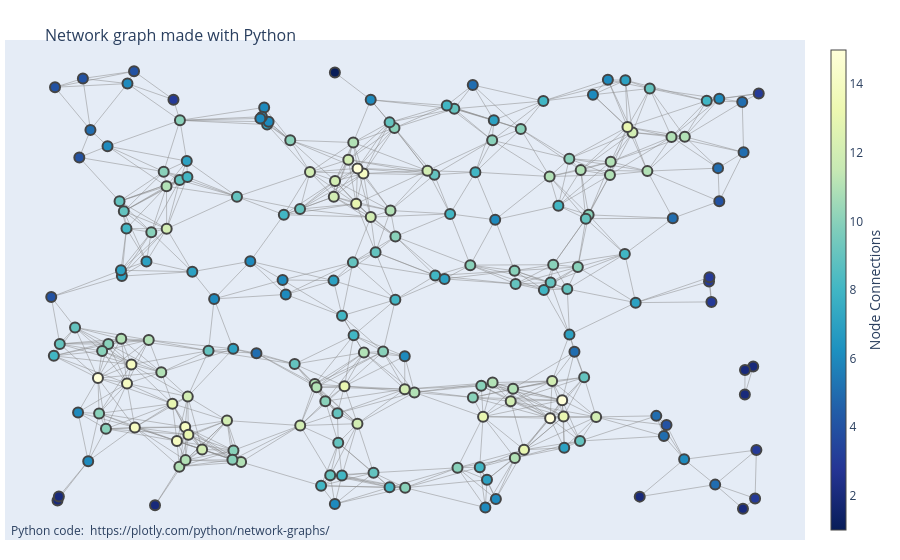

Write notebook code for a chart like this one.
### Code cell
fig = go.Figure(data=[edge_trace, node_trace],
             layout=go.Layout(
                title=dict(
                    text="<br>Network graph made with Python",
                    font=dict(
                        size=16
                    )
                ),
                showlegend=False,
                hovermode='closest',
                margin=dict(b=20,l=5,r=5,t=40),
                annotations=[ dict(
                    text="Python code: <a href='https://plotly.com/python/network-graphs/'> https://plotly.com/python/network-graphs/</a>",
                    showarrow=False,
                    xref="paper", yref="paper",
                    x=0.005, y=-0.002 ) ],
                xaxis=dict(showgrid=False, zeroline=False, showticklabels=False),
                yaxis=dict(showgrid=False, zeroline=False, showticklabels=False))
                )
fig.show()

### Figure 1 — Plotly figure (JSON) as saved in the notebook; plotly's stock layout.template omitted (floating-point values rounded to 4 significant figures; data arrays with more than 128 entries replaced by an {"elided": "..."} marker saying what was removed)
{"data": [{"hoverinfo": "none", "line": {"color": "#888", "width": 0.5}, "mode": "lines", "type": "scatter", "x": {"elided": "2562 float values"}, "y": {"elided": "2562 float values"}}, {"hoverinfo": "text", "marker": {"color": {"elided": "200 int values"}, "colorbar": {"thickness": 15, "title": {"side": "right", "text": "Node Connections"}, "xanchor": "left"}, "colorscale": [[0, "rgb(255,255,217)"], [0.125, "rgb(237,248,177)"], [0.25, "rgb(199,233,180)"], [0.375, "rgb(127,205,187)"], [0.5, "rgb(65,182,196)"], [0.625, "rgb(29,145,192)"], [0.75, "rgb(34,94,168)"], [0.875, "rgb(37,52,148)"], [1, "rgb(8,29,88)"]], "line": {"width": 2}, "reversescale": true, "showscale": true, "size": 10}, "mode": "markers", "text": {"elided": "200 str values"}, "type": "scatter", "x": {"elided": "200 float values"}, "y": {"elided": "200 float values"}}], "layout": {"annotations": [{"showarrow": false, "text": "Python code: <a href='https://plotly.com/python/network-graphs/'> https://plotly.com/python/network-graphs/</a>", "x": 0.005, "xref": "paper", "y": -0.002, "yref": "paper"}], "hovermode": "closest", "margin": {"b": 20, "l": 5, "r": 5, "t": 40}, "showlegend": false, "title": {"font": {"size": 16}, "text": "<br>Network graph made with Python"}, "xaxis": {"showgrid": false, "showticklabels": false, "zeroline": false}, "yaxis": {"showgrid": false, "showticklabels": false, "zeroline": false}}}
